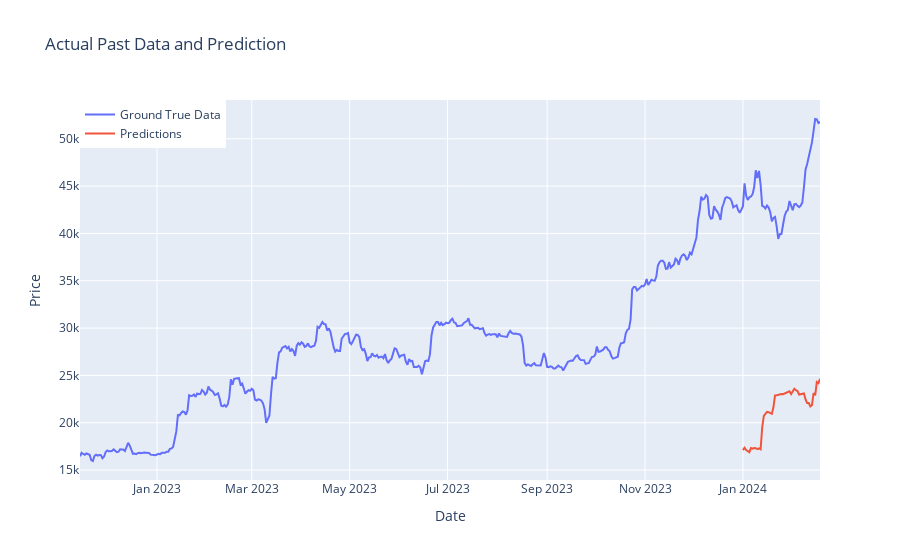

The notebook cell this image was saved under:
### Code cell
import plotly.graph_objects as go
import pandas as pd

# Create a Figure
fig = go.Figure()

# Add the 'priceUsd' trace
fig.add_trace(go.Scatter(x=prepared_data.index, y=prepared_data['priceUsd'], mode='lines', name='Ground True Data'))

# Add the 'prediction' trace
fig.add_trace(go.Scatter(x=prepared_data.index, y=prepared_data['prediction'], mode='lines', name='Predictions'))

# Update layout
fig.update_layout(title="Actual Past Data and Prediction", xaxis_title="Date", yaxis_title="Price",
                  legend=dict(x=0, y=1, traceorder="normal"))

# Show the plot
fig.show()

### Figure 1 — Plotly figure (JSON) as saved in the notebook; plotly's stock layout.template omitted (floating-point values rounded to 4 significant figures; data arrays with more than 128 entries replaced by an {"elided": "..."} marker saying what was removed)
{"data": [{"mode": "lines", "name": "Ground True Data", "type": "scatter", "x": {"elided": "461 str values"}, "y": {"elided": "461 float values"}}, {"mode": "lines", "name": "Predictions", "type": "scatter", "x": {"elided": "461 str values"}, "y": {"elided": "461 float values"}}], "layout": {"legend": {"traceorder": "normal", "x": 0, "y": 1}, "title": {"text": "Actual Past Data and Prediction"}, "xaxis": {"title": {"text": "Date"}}, "yaxis": {"title": {"text": "Price"}}}}
